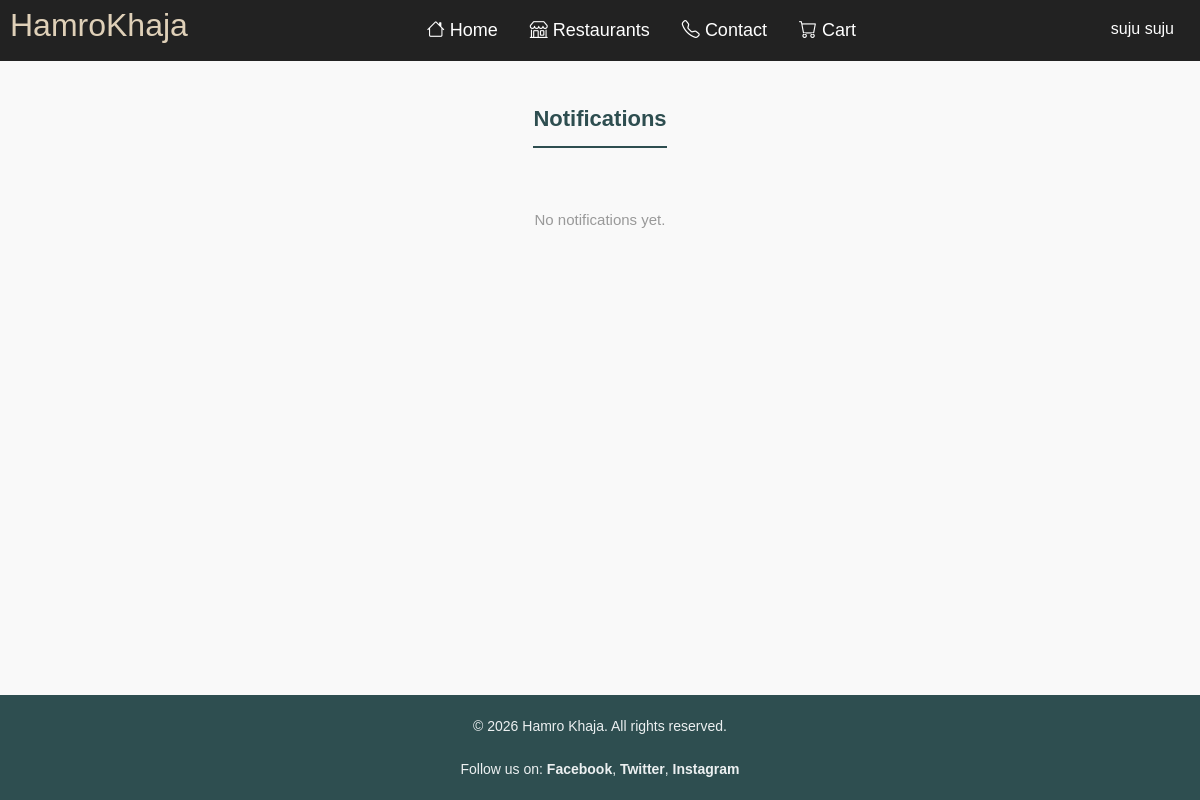
The page /notifications.php (signed in) on the database as committed earlier.
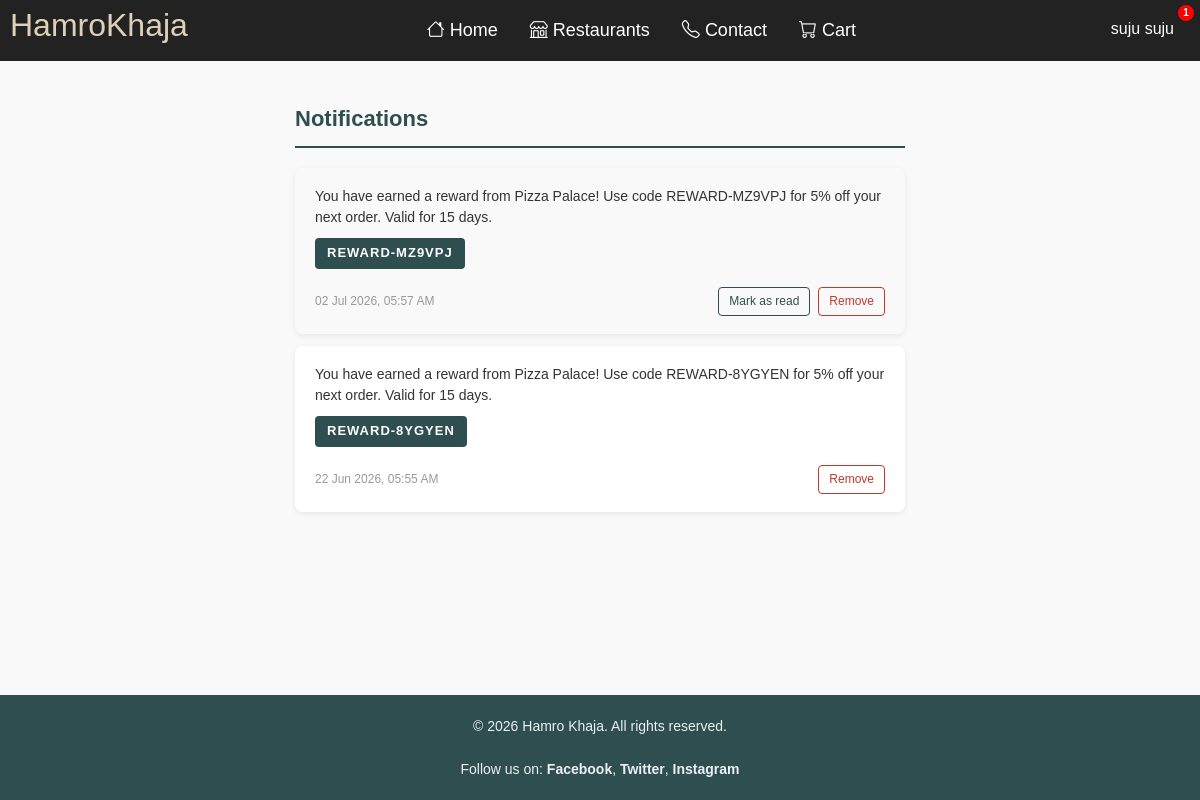
The same page on the database as committed later.
### tables this page shows
CREATE TABLE `user_notifications` (
  `id` int(11) NOT NULL,
  `user_id` int(11) NOT NULL,
  `message` text NOT NULL,
  `code` varchar(50) DEFAULT NULL,
  `is_read` tinyint(1) NOT NULL DEFAULT 0,
  `created_at` timestamp NOT NULL DEFAULT current_timestamp()
);

### notifications.php (the view, shortened to what this page needs)
<!DOCTYPE html>
<html lang="en">
<head>
    <link rel="stylesheet" href="styles/style.css">
    <link href="https://cdn.jsdelivr.net/npm/bootstrap-icons@1.10.5/font/bootstrap-icons.css" rel="stylesheet">
</head>
<body>
    <?php include 'includes/header.php'; ?>
    <div class="notif-container">
        <h2>Notifications</h2>
        <?php
        if (!isset($_SESSION['user_id'])) {
            echo '<p class="notif-empty">Please login to view your notifications.</p>';
        } else {
            $user_id = $_SESSION['user_id'];
            $stmt = $conn->prepare("SELECT * FROM user_notifications WHERE user_id = ? ORDER BY created_at DESC");
            $stmt->bind_param("i", $user_id);
            $stmt->execute();
            $result = $stmt->get_result();
            if ($result->num_rows > 0) {
                while ($row = $result->fetch_assoc()) {
                    $unreadClass = $row['is_read'] ? '' : 'unread';
                    echo '<div class="notif-card ' . $unreadClass . '">';
                    echo '<p class="notif-message">' . htmlspecialchars($row['message']) . '</p>';
                    if ($row['code']) {
                        echo '<div><span class="notif-code">' . htmlspecialchars($row['code']) . '</span></div>';
                    }
                    echo '<div class="notif-footer">';
                    echo '<span class="notif-date">' . date('d M Y, h:i A', strtotime($row['created_at'])) . '</span>';
                    echo '<div class="btn-group">';
                    if (!$row['is_read']) {
                        echo '<a href="notifications.php?mark_read=' . $row['id'] . '" class="btn-notif">Mark as read</a>';
                    }
                    echo '<a href="notifications.php?dismiss=' . $row['id'] . '" class="btn-notif btn-dismiss" onclick="return confirm(\'Remove this notification?\')">Remove</a>';
                    echo '</div>';
                    echo '</div>';
                    echo '</div>';
                }
            } else {
                echo '<p class="notif-empty">No notifications yet.</p>';
            }
        }
        ?>
    </div>
    <?php include 'includes/footer.php'; ?>
</body>
</html>

### includes/navbar.php (shortened to what this page needs)
<nav class = "my-navbar">
    <div class="logo">
        <a href="/food-ordering/index.php">HamroKhaja</a>
    </div>
    <ul class = "nav-links">
        <li><a href = "/food-ordering/index.php"><i class="bi bi-house"></i> Home</a></li>
        <li><a href = "/food-ordering/menu.php"><i class="bi bi-shop"></i> Restaurants</a></li>
        <li><a href = "/food-ordering/contact.php"><i class="bi bi-telephone"></i> Contact</a></li>
        <li>
    <a href="/food-ordering/cart.php" style="position:relative;">
        <i class="bi bi-cart"></i> Cart
        <?php
        require_once $_SERVER['DOCUMENT_ROOT'] . '/food-ordering/db/connection.php';
        ?>
    </a>
</li>
    </ul>
    <ul class="nav-links-right">
    <?php if (!empty($_SESSION['user_name'])): ?>
        <li class = "user-dropdown">
            <span class="nav-username" onclick="toggleDropdown()" style="position:relative;">
    <?php echo htmlspecialchars($_SESSION['user_name']); ?>
    <?php
    $unreadStmt = $conn->prepare("SELECT COUNT(*) as c FROM user_notifications WHERE user_id = ? AND is_read = 0");
    $unreadStmt->bind_param("i", $_SESSION['user_id']);
    $unreadStmt->execute();
    $unreadCount = $unreadStmt->get_result()->fetch_assoc()['c'];
    if ($unreadCount > 0):
    ?>
        <span style="
            position:absolute; top:-5px; right:-10px;
            background:red; color:white;
            border-radius:50%; width:16px; height:16px;
            font-size:10px; font-weight:700;
            display:inline-flex; align-items:center; justify-content:center;
        "><?php echo $unreadCount; ?></span>
    <?php endif; ?>
</span>
        </li>
    <?php else: ?>
        <li><a href="/food-ordering/auth/login.php"><i class="bi bi-door-open"></i> Login</a></li>
    <?php endif; ?>
    </ul>
    </nav>

Rows that differ between the two databases and show on the page:
added user_notifications: message "You have earned a reward from Pizza Palace! Use code REWARD-MZ9VPJ for 5% off your next order. Valid for 15 days.", code "REWARD-MZ9VPJ", created_at "02 Jul 2026, 05:57 AM"
added user_notifications: message "You have earned a reward from Pizza Palace! Use code REWARD-8YGYEN for 5% off your next order. Valid for 15 days.", code "REWARD-8YGYEN", created_at "22 Jun 2026, 05:55 AM"
Other text that changed with them:
$unreadCount: (not shown) → "1"
text no longer shown: "No notifications yet."
